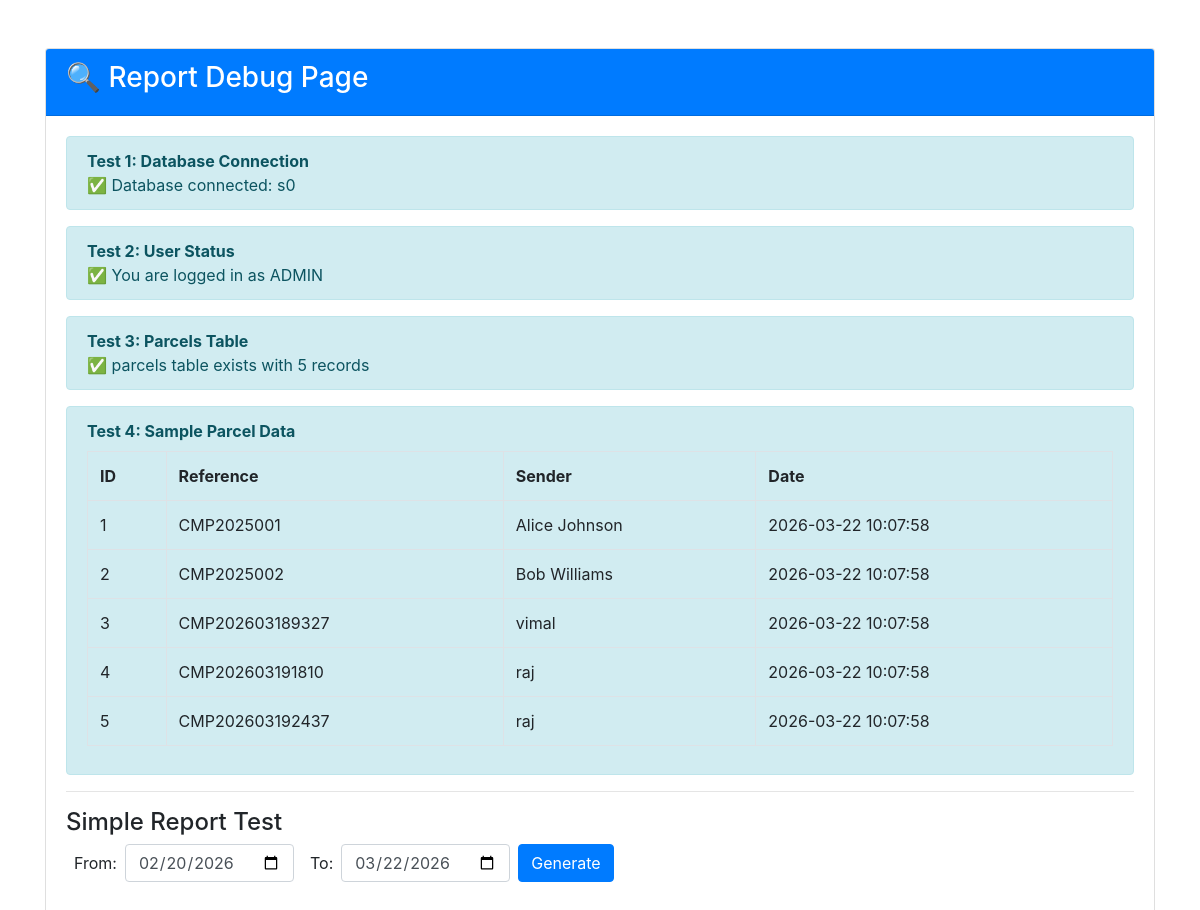
Screenshot of /test_report.php with the database file from the repository.
### tables this page shows
CREATE TABLE parcels (
    id INT PRIMARY KEY AUTO_INCREMENT,
    reference_number VARCHAR(50) UNIQUE NOT NULL,
    customer_id INT,
    sender_name VARCHAR(100) NOT NULL,
    sender_address TEXT NOT NULL,
    sender_contact VARCHAR(20) NOT NULL,
    recipient_name VARCHAR(100) NOT NULL,
    recipient_address TEXT NOT NULL,
    recipient_contact VARCHAR(20) NOT NULL,
    type INT DEFAULT 0,
    from_branch_id INT,
    to_branch_id INT,
    total DECIMAL(10,2) DEFAULT 0,
    status INT DEFAULT 0,
    date_created DATETIME DEFAULT CURRENT_TIMESTAMP,
    FOREIGN KEY (customer_id) REFERENCES customers(id) ON DELETE SET NULL,
    FOREIGN KEY (from_branch_id) REFERENCES branches(id) ON DELETE SET NULL,
    FOREIGN KEY (to_branch_id) REFERENCES branches(id) ON DELETE SET NULL
);

### test_report.php (the view, shortened to what this page needs)
<?php
require_once 'db_connect.php';
$test = $conn->query("SELECT * FROM parcels LIMIT 5");
?>
<!DOCTYPE html>
<html>
<head>
    <link rel="stylesheet" href="https://cdn.jsdelivr.net/npm/bootstrap@4.5.2/dist/css/bootstrap.min.css">
</head>
<body>
    <div class="container mt-5">
        <div class="card">
            <div class="card-header bg-primary text-white">
                <h3>🔍 Report Debug Page</h3>
            </div>
            <div class="card-body">
                <div class="alert alert-info">
                    <strong>Test 1: Database Connection</strong><br>
                    <?php
                    if($conn) {
                        echo "✅ Database connected: " . $conn->query("SELECT DATABASE()")->fetch_row()[0];
                    } else {
                        echo "❌ Database connection failed";
                    }
                    ?>
                </div>
                <div class="alert alert-info">
                    <strong>Test 2: User Status</strong><br>
                    <?php
                    if($_SESSION['login_type'] == 1) {
                        echo "✅ You are logged in as ADMIN";
                    } else {
                        echo "❌ You are not admin. Current type: " . $_SESSION['login_type'];
                    }
                    ?>
                </div>
                <div class="alert alert-info">
                    <strong>Test 3: Parcels Table</strong><br>
                    <?php
                    $check = $conn->query("SHOW TABLES LIKE 'parcels'");
                    if($check->num_rows > 0) {
                        $count = $conn->query("SELECT COUNT(*) as c FROM parcels")->fetch_assoc()['c'];
                        echo "✅ parcels table exists with $count records";
                    } else {
                        echo "❌ parcels table does NOT exist";
                    }
                    ?>
                </div>
                <div class="alert alert-info">
                    <strong>Test 4: Sample Parcel Data</strong><br>
                    <?php if($test->num_rows > 0): ?>
                        <table class="table table-bordered mt-2">
                            <tr>
                                <th>ID</th>
                                <th>Reference</th>
                                <th>Sender</th>
                                <th>Date</th>
                            </tr>
                            <?php while($row = $test->fetch_assoc()): ?>
                            <tr>
                                <td><?php echo $row['id']; ?></td>
                                <td><?php echo $row['reference_number']; ?></td>
                                <td><?php echo $row['sender_name']; ?></td>
                                <td><?php echo $row['date_created']; ?></td>
                            </tr>
                            <?php endwhile; ?>
                        </table>
                    <?php else: ?>
                        <p class="text-danger">No parcels found in database!</p>
                    <?php endif; ?>
                </div>
                <hr>
                <h4>Simple Report Test</h4>
                <form method="GET" action="" class="form-inline mb-3">
                    <div class="form-group mx-2">
                        <label>From:</label>
                        <input type="date" name="from" class="form-control ml-2" value="<?php echo date('Y-m-d', strtotime('-30 days')); ?>">
                    </div>
                    <div class="form-group mx-2">
                        <label>To:</label>
                        <input type="date" name="to" class="form-control ml-2" value="<?php echo date('Y-m-d'); ?>">
                    </div>
                    <button type="submit" class="btn btn-primary">Generate</button>
                </form>
            </div>
        </div>
    </div>
</body>
</html>

### rows the page displays
parcels: id "1", reference_number "CMP2025001", sender_name "Alice Johnson", date_created "2026-03-22 10:07:58"
parcels: id "2", reference_number "CMP2025002", sender_name "Bob Williams", date_created "2026-03-22 10:07:58"
parcels: id "3", reference_number "CMP202603189327", sender_name "vimal", date_created "2026-03-22 10:07:58"
parcels: id "4", reference_number "CMP202603191810", sender_name "raj", date_created "2026-03-22 10:07:58"
parcels: id "5", reference_number "CMP202603192437", sender_name "raj", date_created "2026-03-22 10:07:58"

### other values shown
$conn->query("SELECT DATABASE()")->fetch_row()[0] "s0"
$count "5"
